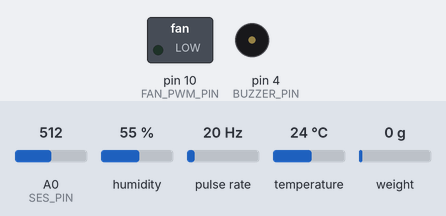
Simulated run of this sketch. Board: Arduino Uno, built with avr-gcc and run on an emulated ATmega328P. Parts: switched loads named in the sketch (green lamp = pin HIGH), buzzer (waves = sounding, pin HIGH). Wiring (inferred from the names in the program): pulse sensor: data pin 3. Inputs (shaded band) come from the test bench; at power-on: humidity 55 %, A0 (SES_PIN) = 512, temperature 24 °C, pulse rate 20 Hz, weight on the scale 0 g. The modem accepts every AT command (registered, SIM ready, sends succeed) and sends nothing else.

Above: at 10.7 s.
10.8 s: humidity set to 63 %
16.0 s: humidity set to 66 %
At 20.8 s:
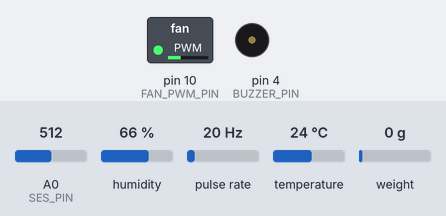
21.3 s: A0 (SES_PIN) set to 540
23.0 s: A0 (SES_PIN) set to 562
At 24.2 s:
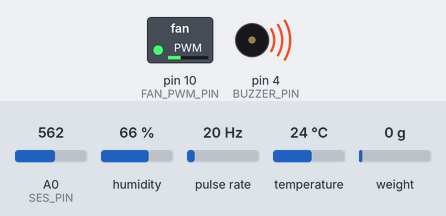
24.5 s: temperature set to 33 °C
At 25.8 s:
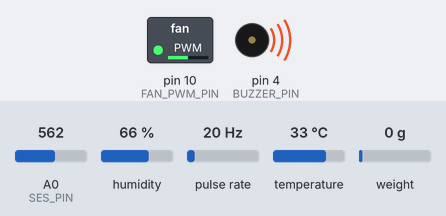
26.3 s: temperature set to 36 °C
At 30.8 s:
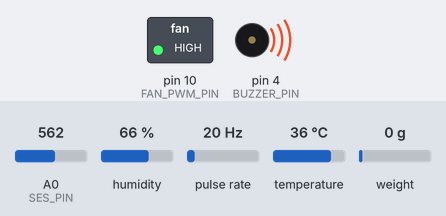
Timing chart, 0 to 32.3 s (numbered marks = the images above; inputs shaded):
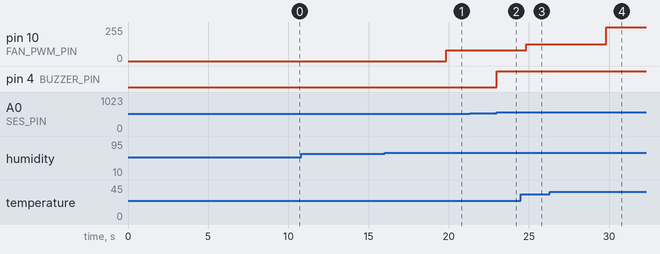

Measured:
- the behaviour switches between 64 and 65 % on humidity (found by bisection; images 0 and 1)
- the behaviour switches between 551 and 552 on A0 (SES_PIN) (found by bisection; images 1 and 2)
- the behaviour switches between 34 and 35 °C on temperature (found by bisection; images 3 and 4)
- after the input at 10.8 s, every drawn part: stays the same
- after the input at 16.0 s, pin 10 (FAN_PWM_PIN): 0/255 → 80/255 after 3.8 s
- after the input at 21.3 s, every drawn part: stays the same
- after the input at 23.0 s, pin 4 (BUZZER_PIN): LOW → HIGH at once
- after the input at 24.5 s, pin 10 (FAN_PWM_PIN): 80/255 → 127/255 after 0.34 s
- after the input at 26.3 s, pin 10 (FAN_PWM_PIN): 127/255 → 255/255 after 3.5 s

The sketch:

ardinio_uno.ino
```cpp
// ==============================================================================
// BEEVOICE IOT - OTONOM TELEMETRİ MİMARİSİ (v9.0 GÖZLEMCİ MODU)
// Donanım: Arduino Uno + ESP8266
// Konsept: %100 Otonom Yapay Zeka - Sadece Veri İletimi
// ==============================================================================

#include <SoftwareSerial.h>
#include <DHT.h>
#include "HX711.h"

// --- AĞ VE BULUT KİMLİKLERİ ---
#define DATABASE_HOST "beevoice-35c4b-default-rtdb.europe-west1.firebasedatabase.app"
#define DATABASE_SECRET "t3czGPDuvrZlT7pOBB3LWoJXjW6zdGl4LuLShlmT"
#define WIFI_SSID "Mobil"
#define WIFI_PASSWORD "13131313"

// --- UNO PİN HARİTASI ---
#define DHTPIN 2
#define FAN_TACH_PIN 3
#define BUZZER_PIN 4
#define DT_PIN 5
#define SCK_PIN 6
#define FAN_PWM_PIN 10
#define SES_PIN A0

SoftwareSerial espSerial(8, 9);
DHT dht(DHTPIN, DHT11);
HX711 scale;

float agirlikBoleni = -22000.0;
int sesReferans = 512;
unsigned long oncekiZaman = 0;
const long telemetriPeriyodu = 5000;

volatile unsigned int palzSayisi = 0;
void fanPalzSay() { palzSayisi++; }

void wifiBaglan() {
  espSerial.println(F("ATE0"));
  delay(500);
  espSerial.println(F("AT+CWMODE=1"));
  delay(500);
  espSerial.println(F("AT+CIPMUX=0"));
  delay(500);
  espSerial.println(F("AT+CIPSSLSIZE=4096"));
  delay(500);
  espSerial.println("AT+CWJAP=\"" WIFI_SSID "\",\"" WIFI_PASSWORD "\"");
  delay(6000);
}

void firebaseGonder(float t, float h, float k, int r, int s, bool fan) {
  while(espSerial.available()) espSerial.read(); // Tamponu temizle

  espSerial.println("AT+CIPSTART=\"SSL\",\"" DATABASE_HOST "\",443");
  if(!espSerial.find("OK")) {
    delay(1000);
    return;
  }

  String data = "{\"sicaklik\":" + String(t) + ",\"nem\":" + String(h) + ",\"kilo\":" + String(k) + ",\"rpm\":" + String(r) + ",\"akustik\":" + String(s) + ",\"fan_durum\":" + (fan ? String("true") : String("false")) + ",\"son_guncelleme\":{\".sv\":\"timestamp\"}}";
  String req = "PUT /kovan1/anlik.json?auth=" DATABASE_SECRET " HTTP/1.1\r\nHost: " DATABASE_HOST "\r\nConnection: close\r\nContent-Type: application/json\r\nContent-Length: ";
  req += String(data.length()) + "\r\n\r\n" + data;

  espSerial.print(F("AT+CIPSEND="));
  espSerial.println(req.length());

  if(espSerial.find(">")) {
    espSerial.print(req);
    delay(1000); // Ağda iletilmesi için bekle
  }

  espSerial.println(F("AT+CIPCLOSE"));
  delay(1000);
}

void setup() {
    espSerial.begin(115200);
    espSerial.setTimeout(5000);

    pinMode(BUZZER_PIN, OUTPUT);
    digitalWrite(BUZZER_PIN, LOW);
    pinMode(FAN_PWM_PIN, OUTPUT);
    analogWrite(FAN_PWM_PIN, 0);

    pinMode(FAN_TACH_PIN, INPUT_PULLUP);
    attachInterrupt(digitalPinToInterrupt(FAN_TACH_PIN), fanPalzSay, RISING);

    dht.begin();
    scale.begin(DT_PIN, SCK_PIN);
    scale.set_scale(agirlikBoleni);
    scale.tare();

    long toplam = 0;
    for(int i = 0; i < 50; i++) {
        toplam += analogRead(SES_PIN);
        delay(10);
    }
    sesReferans = toplam / 50;

    wifiBaglan();
}

void loop() {
    unsigned long suankiZaman = millis();
    int anlikSes = analogRead(SES_PIN);

    // SADECE AKUSTİK ANOMALİ YÖNETİMİ (Arıların yüksek ses stresi)
    if (abs(anlikSes - sesReferans) >= 40) digitalWrite(BUZZER_PIN, HIGH);
    else digitalWrite(BUZZER_PIN, LOW);

    // TELEMETRİ GÖNDERİMİ (5 Saniyede Bir)
    if (suankiZaman - oncekiZaman >= telemetriPeriyodu) {
        oncekiZaman = suankiZaman;

        float t = dht.readTemperature();
        float h = dht.readHumidity();
        float k = scale.is_ready() ? abs(scale.get_units(3)) : 0.0;

        detachInterrupt(digitalPinToInterrupt(FAN_TACH_PIN));
        int r = (palzSayisi / 2) * (60000 / telemetriPeriyodu);
        palzSayisi = 0;
        attachInterrupt(digitalPinToInterrupt(FAN_TACH_PIN), fanPalzSay, RISING);

        bool fanAktif = false;

        // %100 OTONOM İKLİMLENDİRME
        if (t >= 35.0) {
            analogWrite(FAN_PWM_PIN, 255); // Aşırı Sıcak: Tam güç soğutma
            fanAktif = true;
        }
        else if (t >= 30.0 && t < 35.0) {
            analogWrite(FAN_PWM_PIN, 127); // Sıcak: Normal soğutma
            fanAktif = true;
        }
        else if (h >= 65.0) {
            // NEFES TESTİ: Sensöre üflendiğinde nem anında %70-80'lere fırlar.
            // Fan düşük devirde (%30) dönerek neme "hafif bir tepki" verir.
            analogWrite(FAN_PWM_PIN, 80);
            fanAktif = true;
        }
        else {
            analogWrite(FAN_PWM_PIN, 0); // Kovan stabil: Fan kapalı
            fanAktif = false;
        }

        firebaseGonder(t, h, k, r, anlikSes, fanAktif);
    }
}
```
